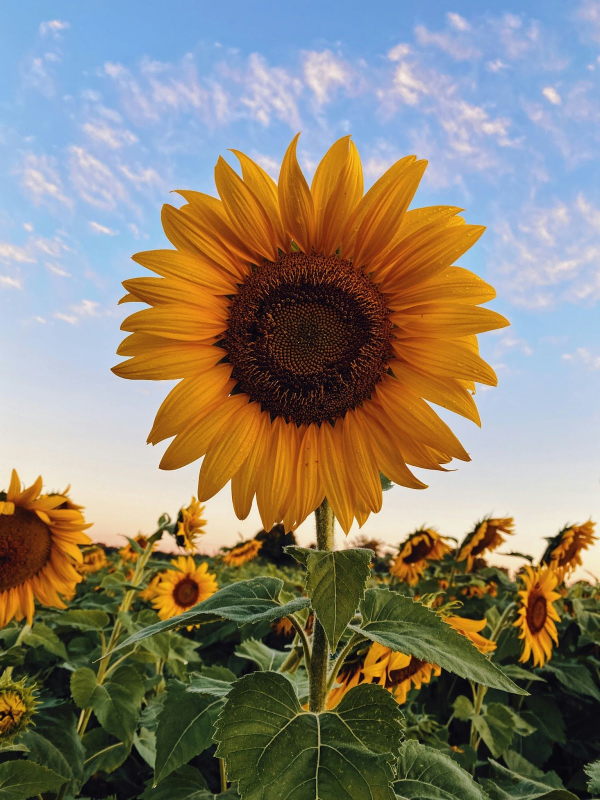
#> input picture test-image.jpg, 1200 x 1600 px (shown at 1/2 size); its folder holds only this picture in this run
$ python -i mosaic_engine.py   (imports and definitions only)
#> lines starting #> are read from the running program, lines starting #| are printed output that depends on the picture
import numpy as np
import cv2 as cv
import os
from config import GRID_SIZE, TILE_SIZE
from config import (
    TILE_FOLDER,
    IMAGE_EXTENSIONS,
    GRID_SIZE,
    TILE_SIZE,
)

def image_grid(img):
    """
    Splits the image into a grid of blocks and calculates the average BGR color for each cell.
    """

    grid_size = GRID_SIZE
    tile_size = TILE_SIZE

    # Reshape the image into a 5D block tensor: (rows, tile_height, cols, tile_width, channels)
    blocks = img.reshape(grid_size, tile_size, grid_size, tile_size, 3)

    # Compute the average color for each grid cell across the tile height and width axes
    cell_average = blocks.mean(axis=(1,3))

    return cell_average

# [76 lines left out: functions image_colour_map_display, tile_mapping, not called in this run]

def engine(preprocessed_img):
    """
    Main orchestration function: splits image into a grid, maps color categories,
    and builds the final tiled mosaic canvas.
    """

    # Step 1: Calculate average color per grid cell
    cell_average = image_grid(preprocessed_img)

    # Step 2: Map grid cells to dominant color categories
    processed_image = image_colour_map_display(preprocessed_img, cell_average, )

    # Step 3: Replace grid blocks with matching physical image tiles
    processed_image = tile_mapping(processed_image, cell_average, preprocessed_img)

    return processed_image

>>> import cv2
>>> picture = cv2.imread('test-image.jpg', cv2.IMREAD_GRAYSCALE)
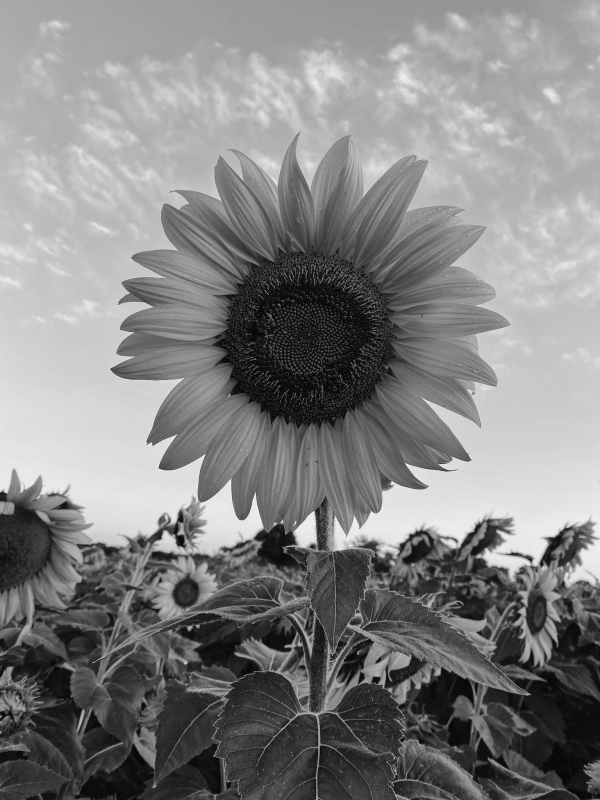
#> picture: shape (1600, 1200) (shown at 1/2 size); min 0, max 252, mean 130.7
#> (the run stopped early here; a loop or call above may not have finished)
